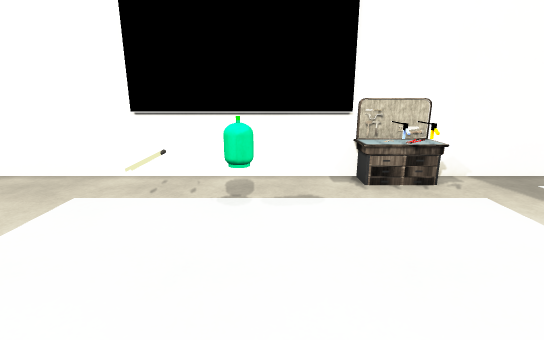
[1] (above)

12 first-person views from a walk through a Unity game level. The camera is 1.5 m above the floor, tilts 14° down and sees 85° across. The floor is counted in squares, 0.5 m on a side. Each view is taken from the middle of a square. On the plan, view 1 faces up. The plan holds only what a view shows up to about 20 squares ahead; the rest is blank. The place goes on beyond the plan. The player character is not drawn. Some surface patterns are stand-ins.

[2]
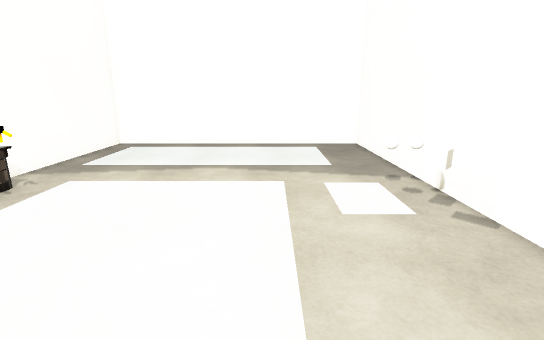

[3]
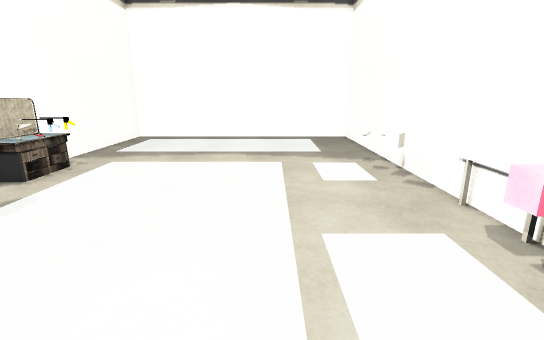

[4]
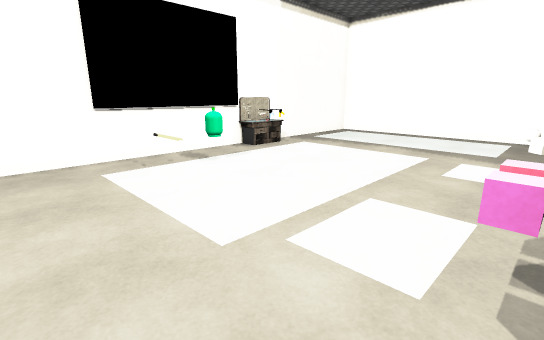

[5]
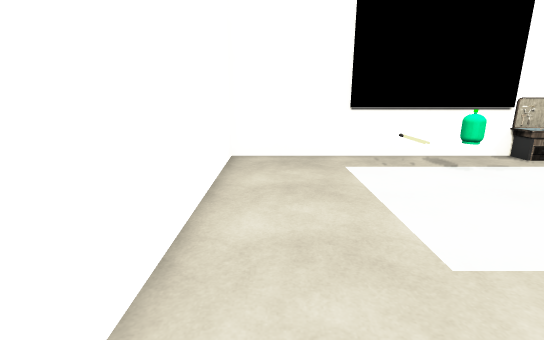

[6]
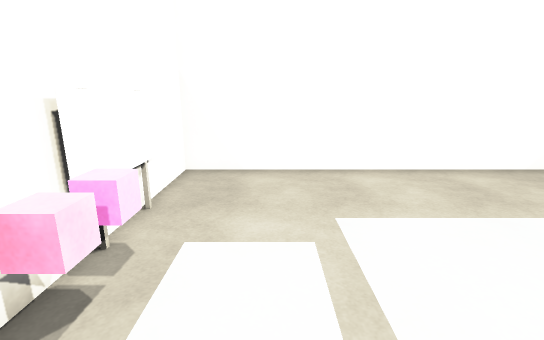

[7]
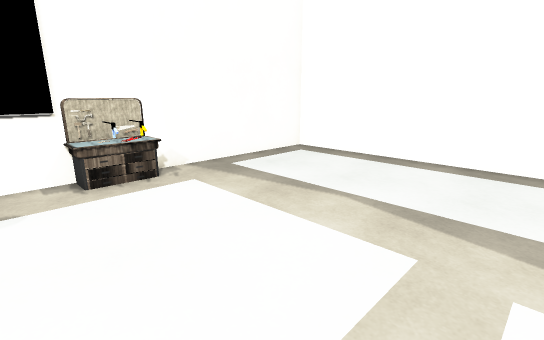

[8]
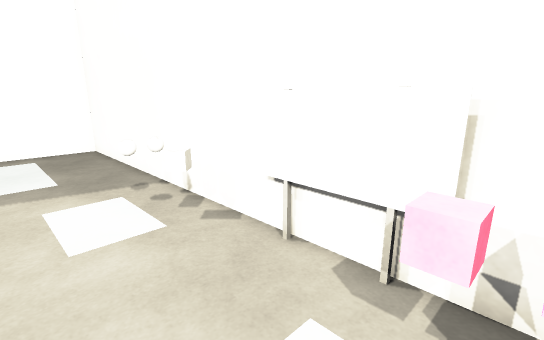

[9]
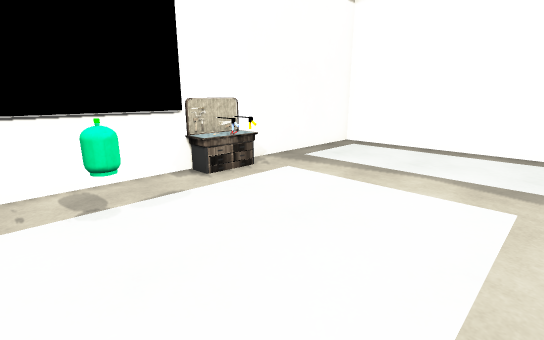

[10]
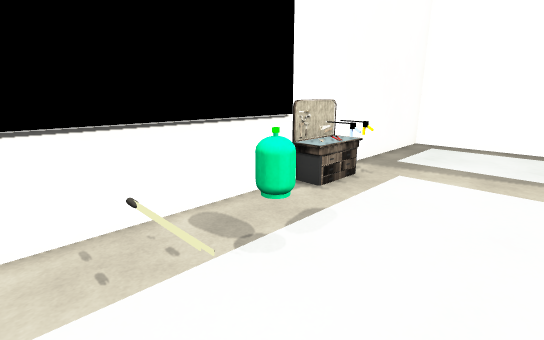

[11]
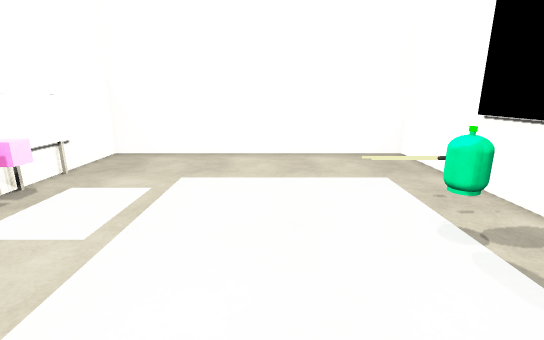

[12]
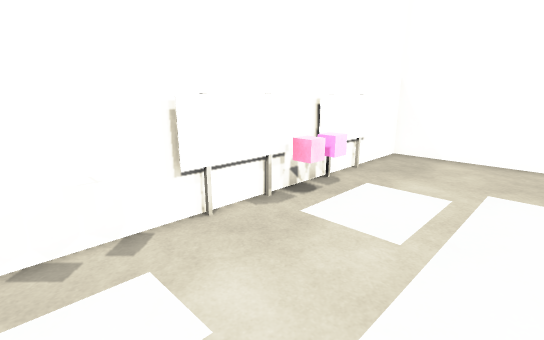

### Floor plan
Points are (right, up) in squares from view 1. A wall is a line through its corners. A room is listed if a view was taken in it or the views show most of it. See-through windows are left out.
Room 1 (views 1, 2, 3, 4, 5, 6, 7, 8, 9, 10, 11, 12)
walls: (3, 10.9) (-5.1, 10.9); (3.5, 11.1) (-11.1, 11.1) (-11.1, -4.6) (15.6, -4.6) (15.6, 11.1) (5.4, 11.1); (-2.1, -4.3) (1.8, -4.3); (-7.6, -4.3) (-3.6, -4.3)
low walls: (-2.6, -4) (-2.6, -3.2) (-1.9, -3.2) (-1.9, -4); (-3.8, -4) (-3.8, -3.2) (-3.1, -3.2)
objects: other object (-3, 7) to (-3, 9); other object (-1, 8); other object (3, 10) to (6, 11); other object (4, -4) to (4, -3); other object (4, 9); other object (5, 9); other object (6, -4) to (6, -3)

Positions as (right, up) in squares from view 1, and headings:
1: (0, 0), facing up
2: (-4, 1), facing right
3: (-7, 1), facing right
4: (-9, -4), facing up-right
5: (-9, -4), facing up
6: (1, -1), facing left
7: (1, -1), facing up-right
8: (-3, 0), facing down-right
9: (-3, 0), facing up-right
10: (-5, 4), facing up-right
11: (5, 4), facing left
12: (5, 2), facing down-left
